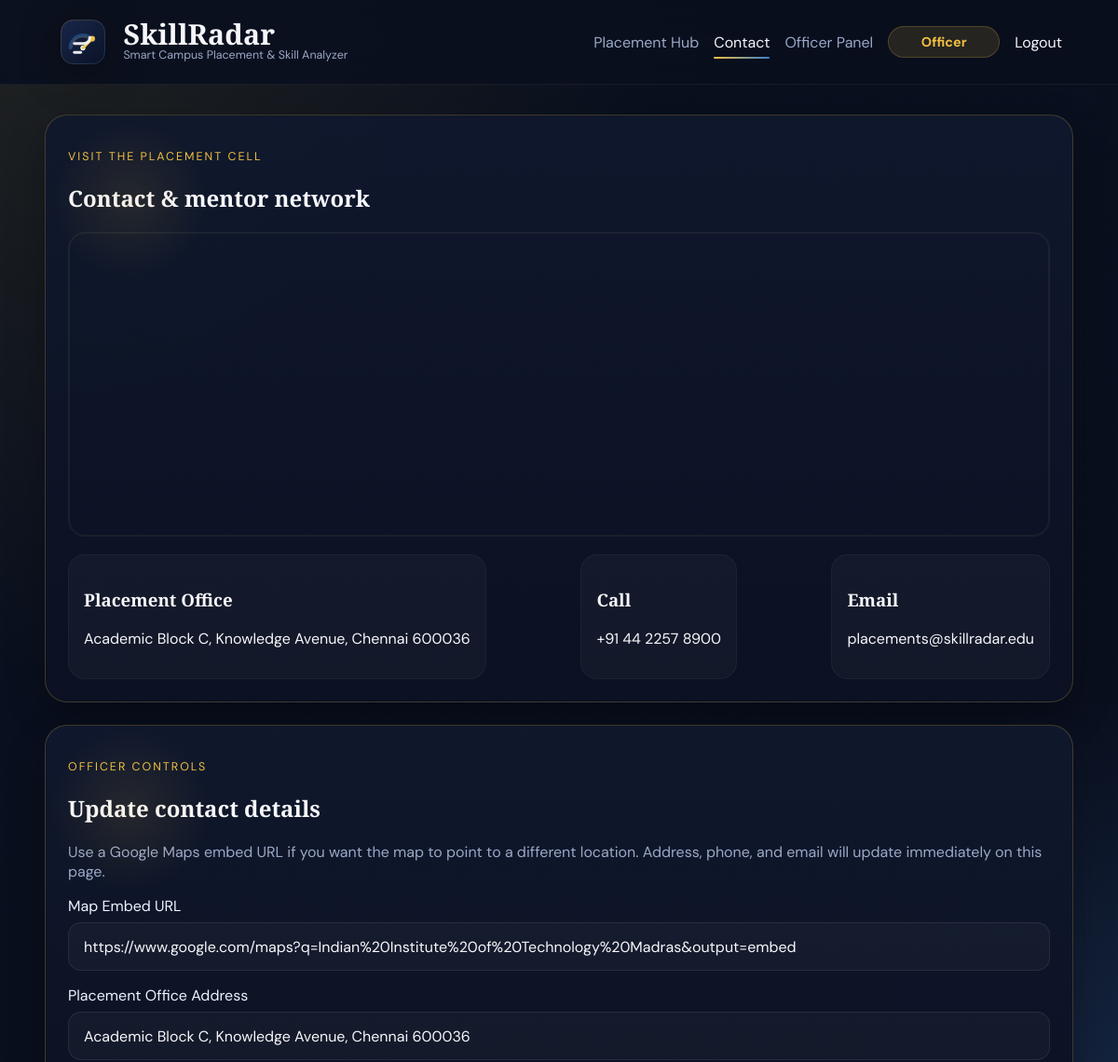
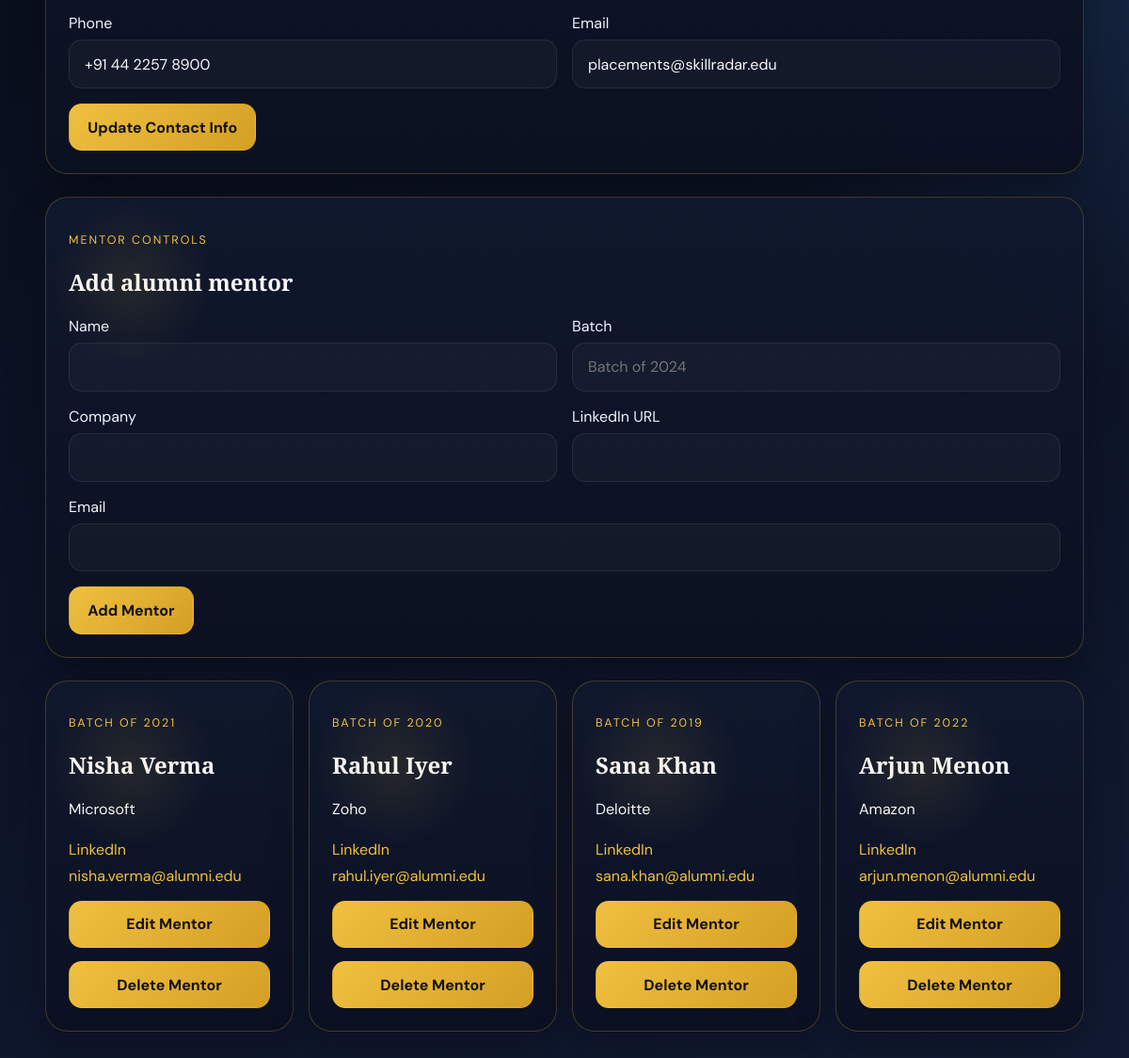
/contact (signed in), run on the app's committed database (2 pictures, top to bottom).
### tables this page shows
CREATE TABLE users (
            id INTEGER PRIMARY KEY AUTOINCREMENT,
            name VARCHAR(120) NOT NULL,
            email VARCHAR(150) NOT NULL UNIQUE,
            password_hash VARCHAR(255) NOT NULL,
            role TEXT NOT NULL DEFAULT 'student' CHECK (role IN ('student', 'officer')),
            cgpa DECIMAL(3,2) DEFAULT NULL,
            roll_number VARCHAR(50) DEFAULT NULL UNIQUE,
            department VARCHAR(100) DEFAULT NULL,
            passout_year INTEGER DEFAULT NULL,
            created_at TIMESTAMP DEFAULT CURRENT_TIMESTAMP
        );

CREATE TABLE contact_settings (
            id INTEGER PRIMARY KEY,
            map_embed_url VARCHAR(500) NOT NULL,
            office_address VARCHAR(255) NOT NULL,
            phone VARCHAR(50) NOT NULL,
            email VARCHAR(150) NOT NULL,
            updated_at TIMESTAMP DEFAULT CURRENT_TIMESTAMP
        );

CREATE TABLE alumni_mentors (
            id INTEGER PRIMARY KEY AUTOINCREMENT,
            name VARCHAR(120) NOT NULL,
            batch VARCHAR(80) NOT NULL,
            company VARCHAR(120) NOT NULL,
            linkedin VARCHAR(255) NOT NULL,
            email VARCHAR(150) NOT NULL,
            created_at TIMESTAMP DEFAULT CURRENT_TIMESTAMP
        );

### app.py (the view)
    @app.route("/contact")
    @login_required
    def contact():
        return render_template("contact.html", mentors=get_all_alumni_mentors(app), contact_settings=get_contact_settings(app))

### models.py (called while the page is built, shortened)
def resolve_db_path(app=None):
    if app is not None and getattr(app, "config", None):
        return app.config.get("DB_PATH", DB_PATH)
    return DB_PATH

def get_connection(app=None):
    db_path = resolve_db_path(app)
    conn = sqlite3.connect(db_path)
    conn.row_factory = sqlite3.Row
    return conn

def dict_from_row(row):
    if row is None:
        return None
    return dict(row)

def fetch_one(app, query, params=None):
    conn = get_connection(app)
    cursor = conn.cursor()
    cursor.execute(query, params or ())
    result = cursor.fetchone()
    conn.close()
    return dict_from_row(result) if result else None

def fetch_all(app, query, params=None):
    conn = get_connection(app)
    cursor = conn.cursor()
    cursor.execute(query, params or ())
    results = cursor.fetchall()
    conn.close()
    return [dict_from_row(row) for row in results]

def execute_query(app, query, params=None):
    conn = get_connection(app)
    cursor = conn.cursor()
    cursor.execute(query, params or ())
    conn.commit()
    lastrowid = cursor.lastrowid
    conn.close()
    return lastrowid

def ensure_users_table(app=None):
    query = """
        CREATE TABLE IF NOT EXISTS users (
            id INTEGER PRIMARY KEY AUTOINCREMENT,
            name VARCHAR(120) NOT NULL,
            email VARCHAR(150) NOT NULL UNIQUE,
            password_hash VARCHAR(255) NOT NULL,
            role TEXT NOT NULL DEFAULT 'student' CHECK (role IN ('student', 'officer')),
            cgpa DECIMAL(3,2) DEFAULT NULL,
            roll_number VARCHAR(50) DEFAULT NULL UNIQUE,
            department VARCHAR(100) DEFAULT NULL,
            passout_year INTEGER DEFAULT NULL,
            created_at TIMESTAMP DEFAULT CURRENT_TIMESTAMP
        )
    """
    execute_query(app, query)

def ensure_contact_settings_table(app=None):
    create_query = """
        CREATE TABLE IF NOT EXISTS contact_settings (
            id INTEGER PRIMARY KEY,
            map_embed_url VARCHAR(500) NOT NULL,
            office_address VARCHAR(255) NOT NULL,
            phone VARCHAR(50) NOT NULL,
            email VARCHAR(150) NOT NULL,
            updated_at TIMESTAMP DEFAULT CURRENT_TIMESTAMP
        )
    """
    execute_query(app, create_query)
    existing = fetch_one(app, "SELECT id FROM contact_settings WHERE id = 1")

def get_contact_settings(app):
    ensure_contact_settings_table(app)
    return fetch_one(app, "SELECT * FROM contact_settings WHERE id = 1")

### templates/contact.html (shortened to what this page needs)
{% extends 'base.html' %}
{% block content %}
<section class="contact-page">
    <div class="card map-card premium-surface contact-hero-card">
        <p class="eyebrow">Visit the placement cell</p>
        <h1>Contact & mentor network</h1>
        <div class="map-wrap">
            <iframe
                src="{{ contact_settings.map_embed_url }}"
                width="100%"
                height="320"
                style="border:0;"
                allowfullscreen=""
                loading="lazy"
></iframe>
        </div>
        <div class="office-details">
            <div>
                <h3>Placement Office</h3>
                <p>{{ contact_settings.office_address }}</p>
            </div>
            <div>
                <h3>Call</h3>
                <p>{{ contact_settings.phone }}</p>
            </div>
            <div>
                <h3>Email</h3>
                <p>{{ contact_settings.email }}</p>
            </div>
        </div>
    </div>
    {% if current_user.role == 'officer' %}
        <section class="card premium-surface contact-settings-card">
            <p class="eyebrow">Officer controls</p>
            <h2>Update contact details</h2>
            <p class="muted">Use a Google Maps embed URL if you want the map to point to a different location. Address, phone, and email will update immediately on this page.</p>
            <form class="form-grid" method="POST" action="{{ url_for('update_contact_page_settings') }}" data-validate>
                <label class="full-span">Map Embed URL
                    <input type="url" name="map_embed_url" value="{{ contact_settings.map_embed_url }}" required>
                </label>
                <label class="full-span">Placement Office Address
                    <input type="text" name="office_address" value="{{ contact_settings.office_address }}" required>
                </label>
                <label>Phone
                    <input type="text" name="phone" value="{{ contact_settings.phone }}" required>
                </label>
                <label>Email
                    <input type="email" name="email" value="{{ contact_settings.email }}" required>
                </label>
                <div class="action-row full-span">
                    <button class="button" type="submit">Update Contact Info</button>
                </div>
            </form>
        </section>
        <section class="card premium-surface contact-settings-card">
            <p class="eyebrow">Mentor controls</p>
            <h2>Add alumni mentor</h2>
            <form class="form-grid" method="POST" action="{{ url_for('add_mentor') }}" data-validate>
                <label>Name
                    <input type="text" name="name" required>
                </label>
                <label>Batch
                    <input type="text" name="batch" placeholder="Batch of 2024" required>
                </label>
                <label>Company
                    <input type="text" name="company" required>
                </label>
                <label>LinkedIn URL
                    <input type="url" name="linkedin" required>
                </label>
                <label class="full-span">Email
                    <input type="email" name="email" required>
                </label>
                <div class="action-row full-span">
                    <button class="button" type="submit">Add Mentor</button>
                </div>
            </form>
        </section>
    {% endif %}
    <div class="mentor-grid">
        {% for mentor in mentors %}
            <article class="card mentor-card premium-mentor-card">
                <p class="eyebrow">{{ mentor.batch }}</p>
                <h2>{{ mentor.name }}</h2>
                <p>{{ mentor.company }}</p>
                <a href="{{ mentor.linkedin }}" target="_blank" rel="noopener noreferrer">LinkedIn</a>
                <a href="mailto:{{ mentor.email }}">{{ mentor.email }}</a>
                {% if current_user.role == 'officer' %}
                    <button
                        class="button secondary-button mentor-edit-trigger"
                        type="button"
                        data-open-mentor-modal="mentor-modal-{{ mentor.id }}"
                    >
                        Edit Mentor
                    </button>
                    <form method="POST" action="{{ url_for('delete_mentor', mentor_id=mentor.id) }}" onsubmit="return confirm('Delete this mentor card?');">
                        <button class="button danger-button" type="submit">Delete Mentor</button>
                    </form>
                {% endif %}
            </article>
        {% endfor %}
    </div>
</section>
{% endblock %}

### templates/base.html (shortened to what this page needs)
<!DOCTYPE html>
<html lang="en">
<head>
    <link rel="stylesheet" href="{{ url_for('static', filename='css/style.css') }}">
</head>
<body>
    <div class="page-shell">
        <nav class="navbar">
            <a class="brand" href="{{ url_for('home') }}">
                <img class="brand-logo" src="{{ url_for('static', filename='img/skillradar-logo.svg') }}" alt="SkillRadar logo">
                <span class="brand-copy">
                    <strong>SkillRadar</strong>
                    <small>Smart Campus Placement &amp; Skill Analyzer</small>
                </span>
            </a>
            <div class="nav-links">
                {% if current_user.is_authenticated %}
                    <a class="{% if request.endpoint == 'placement_hub' %}active{% endif %}" href="{{ url_for('placement_hub') }}">Placement Hub</a>
                    <a class="{% if request.endpoint == 'contact' %}active{% endif %}" href="{{ url_for('contact') }}">Contact</a>
                    {% if current_user.role == 'officer' %}
                        <a class="{% if request.endpoint == 'officer_panel' %}active{% endif %}" href="{{ url_for('officer_panel') }}">Officer Panel</a>
                    {% endif %}
                    <span class="role-badge">{{ current_user.role|title }}</span>
                    <a class="nav-cta" href="{{ url_for('logout') }}">Logout</a>
                {% else %}
                    <a class="{% if request.endpoint in ['login', 'student_login', 'officer_login'] %}active{% endif %}" href="{{ url_for('login') }}">Login</a>
                    <a class="nav-cta {% if request.endpoint == 'register' %}active{% endif %}" href="{{ url_for('register') }}">Register</a>
                {% endif %}
            </div>
        </nav>
        <main class="main-content">
            {% if error_message %}
                <section class="card centered-card">
                    <h1>Access Restricted</h1>
                    <p>{{ error_message }}</p>
                    <a class="button" href="{{ url_for('home') }}">Return Home</a>
                </section>
            {% else %}
                {% block content %}{% endblock %}
            {% endif %}
        </main>
    </div>
</body>
</html>

### data on the page
users: role "Officer"
contact_settings: office_address "Academic Block C, Knowledge Avenue, Chennai 600036", phone "+91 44 2257 8900", email "placements@skillradar.edu", map_embed_url "https://www.google.com/maps?q=Indian%20Institute%20of%20Technology%20Madras&output=embed"
alumni_mentors: batch "BATCH OF 2021", name "Nisha Verma", company "Microsoft", email "nisha.verma@alumni.edu"
alumni_mentors: batch "BATCH OF 2020", name "Rahul Iyer", company "Zoho", email "rahul.iyer@alumni.edu"
alumni_mentors: batch "BATCH OF 2019", name "Sana Khan", company "Deloitte", email "sana.khan@alumni.edu"
alumni_mentors: batch "BATCH OF 2022", name "Arjun Menon", company "Amazon", email "arjun.menon@alumni.edu"
